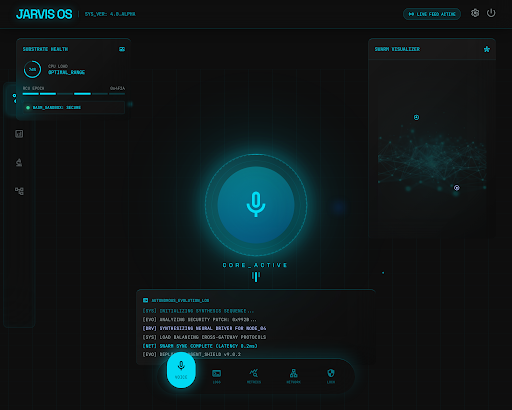
#> input picture stitch_design.png, 512 x 410 px, found by its file name
$ python solve_alignment.py
#> lines starting #> are read from the running program, lines starting #| are printed output that depends on the picture
import numpy as np
from PIL import Image

def generate_gui_logic(width, height):
    arr = np.zeros((height, width, 3), dtype=np.uint8)

    # 0. Background
    arr[:,:] = [14, 14, 14] # #0e0e0e

    # 1. Grid
    for y in range(0, height, 64):
        arr[y, :] = [22, 29, 32]
    for x in range(0, width, 64):
        arr[:, x] = [22, 29, 32]

    # 2. Main Glass (Centered approx)
    # Scaled design check: (40, 102) to (1238, 958)
    gx, gy, gw, gh = 40, 102, 1198, 856
    arr[gy:gy+gh, gx:gx+gw] = [19, 26, 29] # #131a1d

    # 3. Thought Core (428, 749) r=100
    cx, cy, cr = 428, 749, 100
    for y in range(cy-cr, cy+cr):
        for x in range(cx-cr, cx+cr):
            if (x-cx)**2 + (y-cy)**2 <= cr**2:
                arr[y, x] = [184, 198, 255] # #b8c6ff

    return arr

def solve():
    design = Image.open('stitch_design.png').convert('RGB')
#> design is the input picture: PIL image 512x410 RGB; mean R, G, B 14.6, 23.7, 25.2
    design = design.resize((1280, 1024), Image.Resampling.LANCZOS)
#> design: PIL image 1280x1024 RGB
    design_arr = np.array(design)

    # Generate current best guess
    solved_arr = generate_gui_logic(1280, 1024)

    # Compare
    diff = np.abs(design_arr.astype(np.int16) - solved_arr.astype(np.int16))
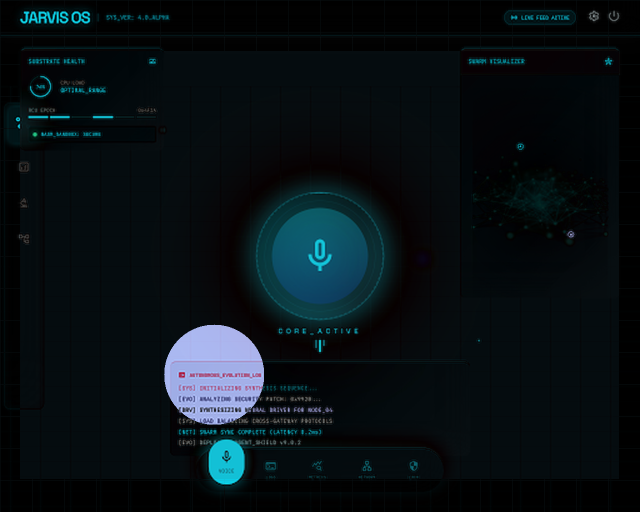
#> diff: shape (1024, 1280, 3) int16 (shown at 1/2 size); mean R, G, B 8.4, 16.6, 20.5
    mse = np.mean(diff ** 2)
#> mse = 472.5
    print(f"Solver MSE: {mse:.4f}")
#| Solver MSE: 472.4559

    Image.fromarray(solved_arr).save("solved_guess.png")
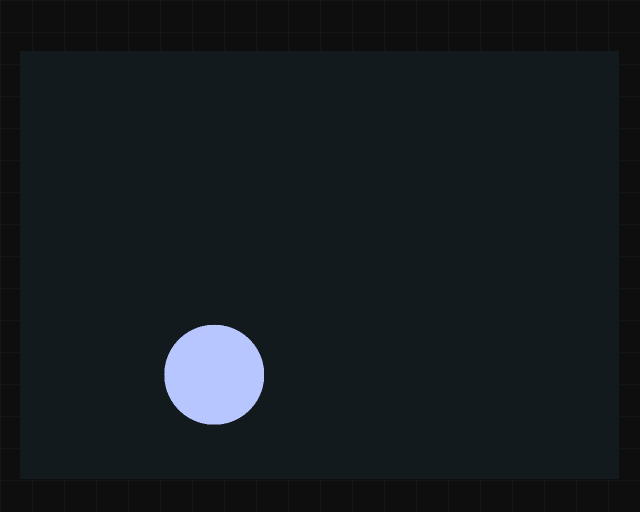
#> saved as solved_guess.png: PIL image 1280x1024 RGB (shown at 1/2 size); mean R, G, B 21.9, 27.6, 31.3

if __name__ == "__main__":
    solve()

$ run again, with check_vbe.png copied over stitch_design.png
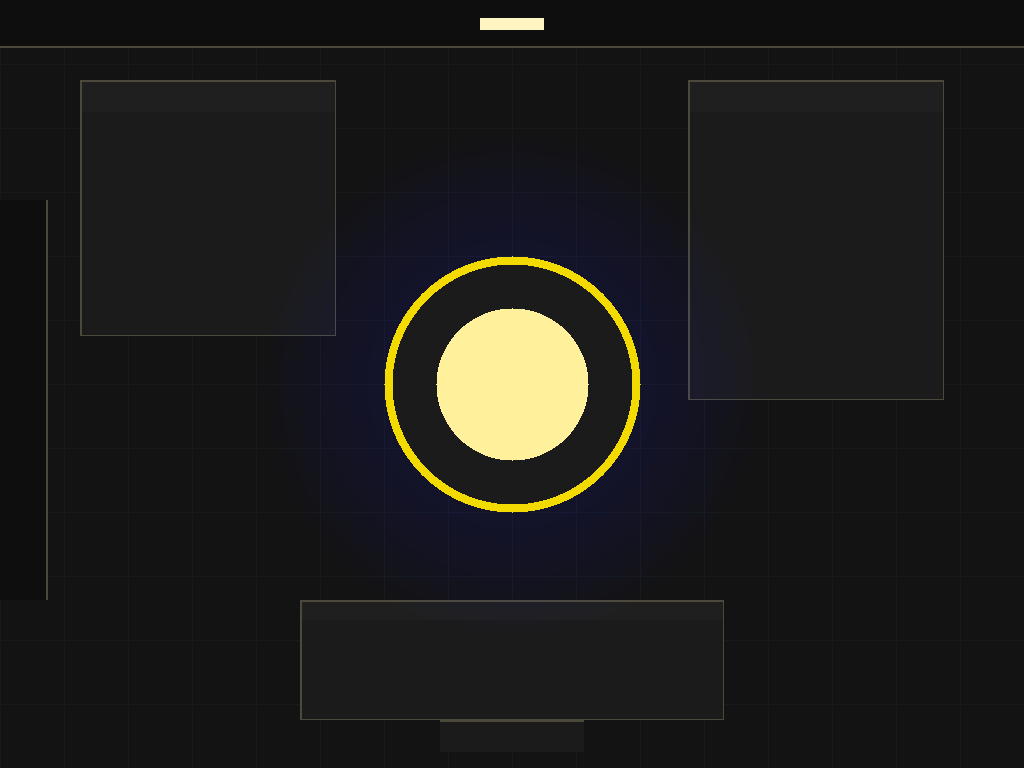
#> input picture check_vbe.png, 1024 x 768 px, found by its file name
#> in solve, design is the input picture: PIL image 1024x768 RGB; mean R, G, B 29.1, 28.6, 27.2
#> in solve, `design = design.resize((1280, 1024), Image.Resampling.LANCZOS)`:
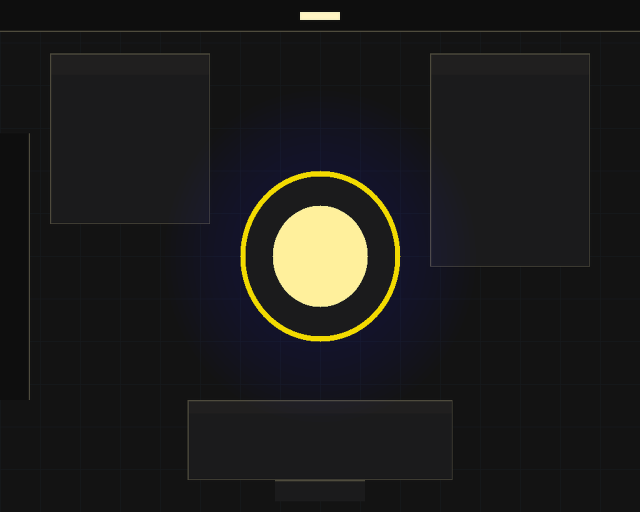
#> design: PIL image 1280x1024 RGB (shown at 1/2 size); mean R, G, B 29.1, 28.5, 27.2
#> in solve, `diff = np.abs(design_arr.astype(np.int16) - solved_arr.astype(np.int16))`:
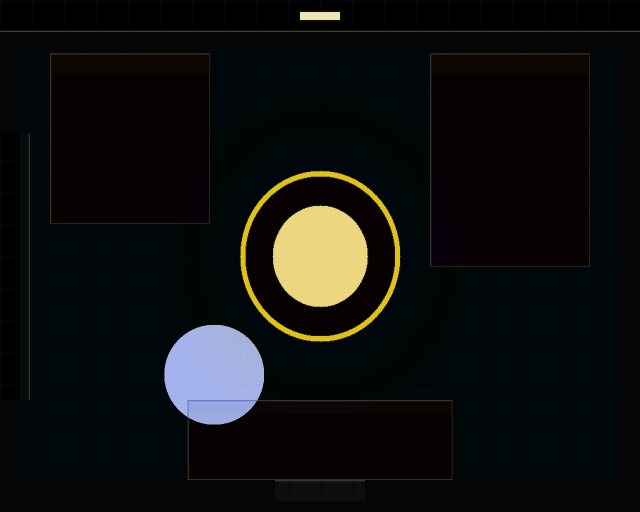
#> diff: shape (1024, 1280, 3) int16 (shown at 1/2 size); mean R, G, B 15.2, 15.7, 14.3
#> mse = 225.4
#| Solver MSE: 225.4312

$ run again, with current_alignment.png copied over stitch_design.png
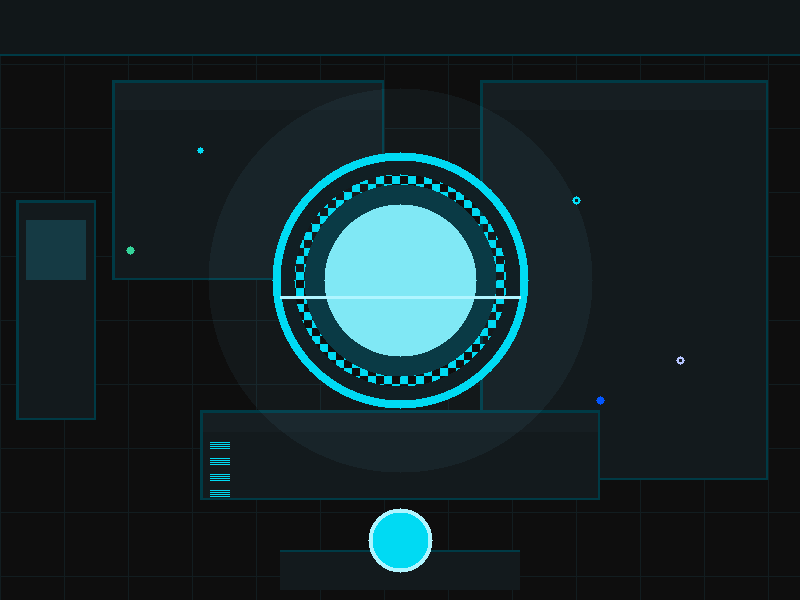
#> input picture current_alignment.png, 800 x 600 px, found by its file name
#> in solve, design is the input picture: PIL image 800x600 RGB; mean R, G, B 21.3, 38, 41.5
#> in solve, `design = design.resize((1280, 1024), Image.Resampling.LANCZOS)`:
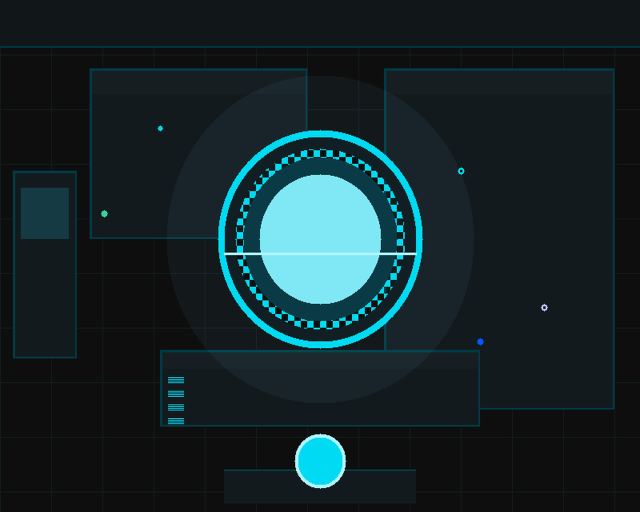
#> design: PIL image 1280x1024 RGB (shown at 1/2 size); mean R, G, B 21.3, 38, 41.5
#> in solve, `diff = np.abs(design_arr.astype(np.int16) - solved_arr.astype(np.int16))`:
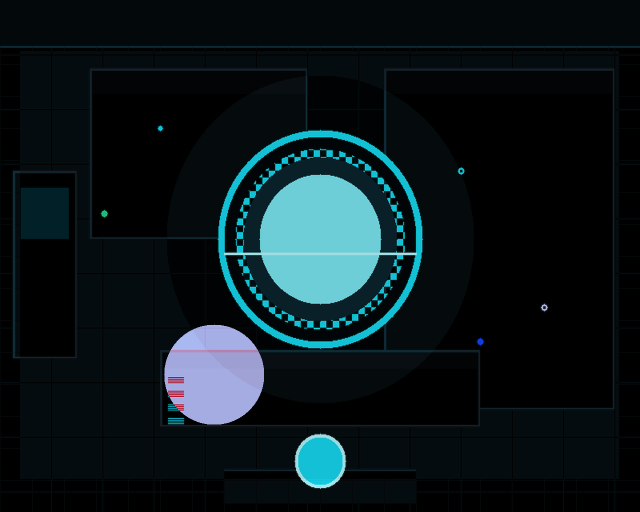
#> diff: shape (1024, 1280, 3) int16 (shown at 1/2 size); mean R, G, B 11.6, 23.9, 27.7
#> mse = -260.4
#| Solver MSE: -260.3810

$ run again, with diff_map.png copied over stitch_design.png
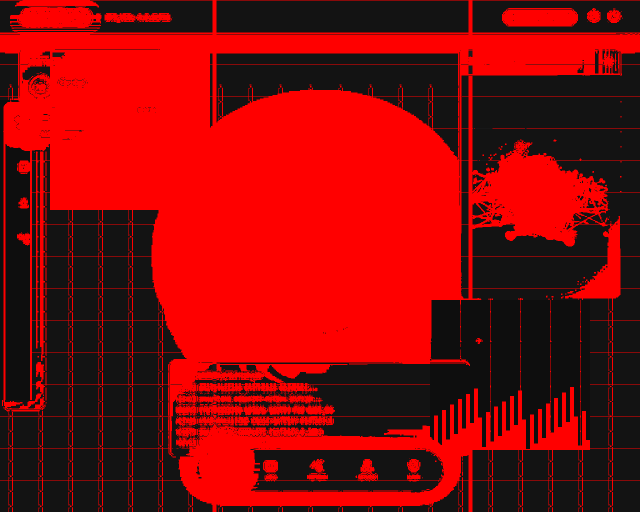
#> input picture diff_map.png, 1280 x 1024 px, found by its file name (shown at 1/2 size)
#> in solve, design is the input picture: PIL image 1280x1024 RGB; mean R, G, B 137, 9.1, 9.1
#> in solve, `diff = np.abs(design_arr.astype(np.int16) - solved_arr.astype(np.int16))`:
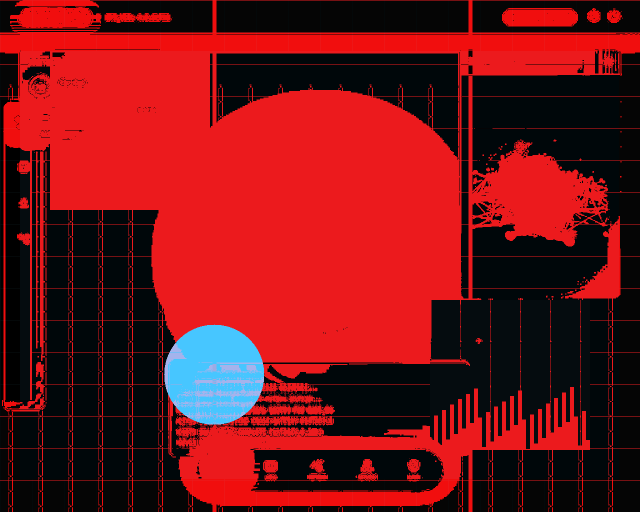
#> diff: shape (1024, 1280, 3) int16 (shown at 1/2 size); mean R, G, B 117.5, 19.8, 23.5
#> mse = -1331.9
#| Solver MSE: -1331.8557
